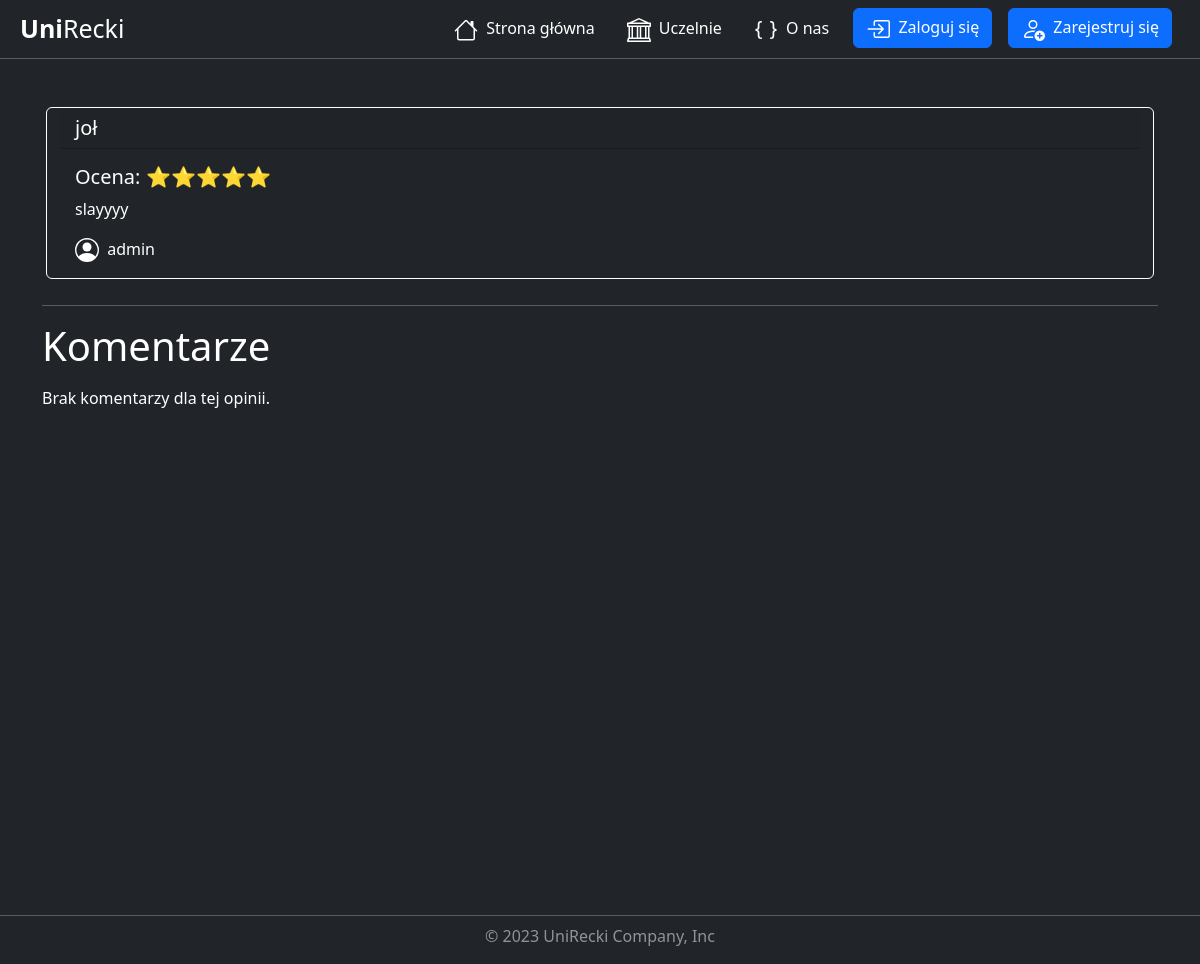
Page /university/review/9/ on the earlier database version.
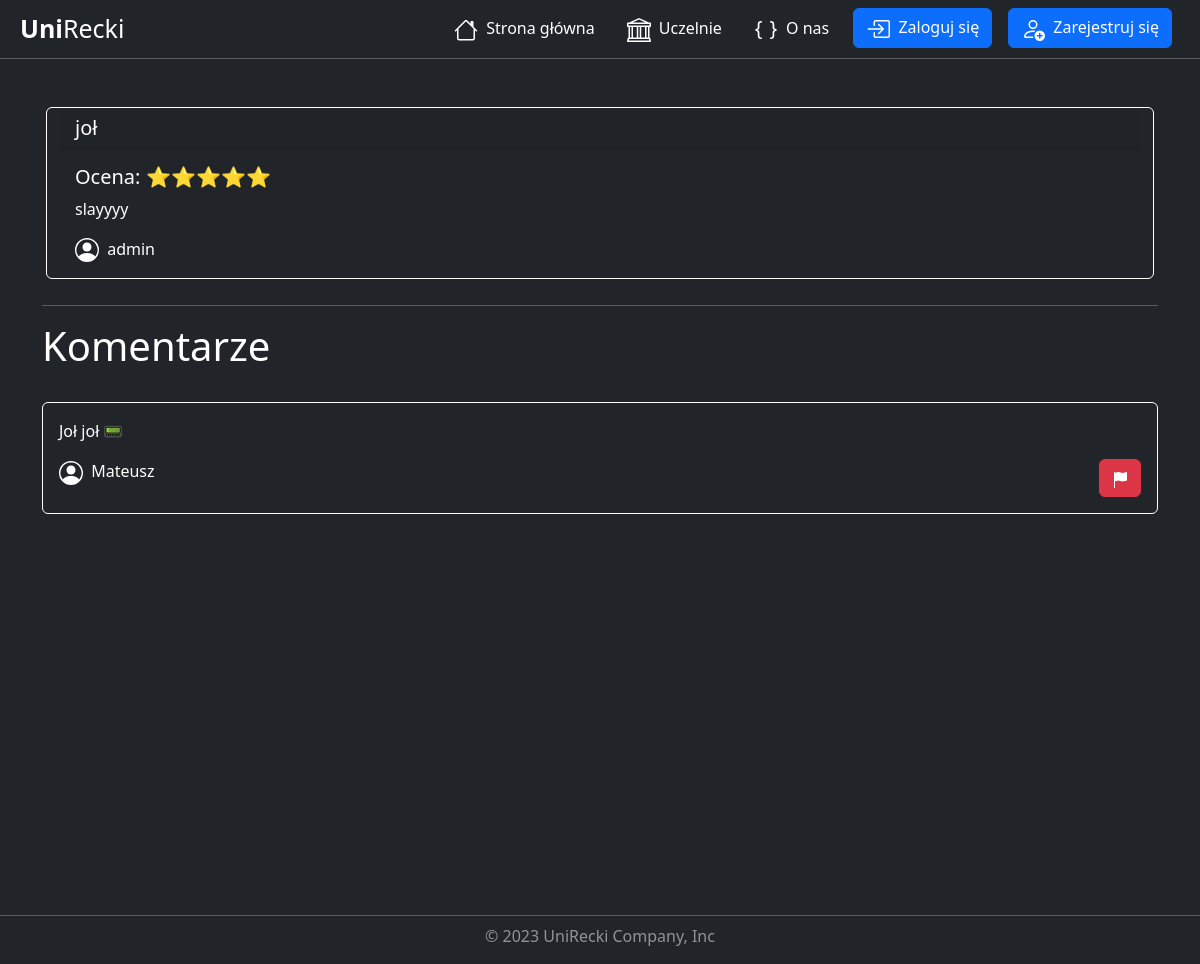
Same page on the later database version.
### universities/models.py (models this page shows, shortened)
class Comment(models.Model):
    description = models.CharField( max_length=3000)
    add_date = models.DateTimeField(default=timezone.now, blank=True)
    review = models.ForeignKey(Review, on_delete=models.CASCADE)
    user = models.ForeignKey(User, on_delete=models.CASCADE)
    class Meta:
        verbose_name = 'Comment'
        verbose_name_plural = 'Comments'

### universities/views.py (the view)
# urls.py: path('review/<int:pk>/', views.ReviewDetailView.as_view(), name='review_detail'),
class ReviewDetailView(DetailView):
    model = Review
    template_name = 'universities/review_detail.html'
    context_object_name = 'review'
    def get_context_data(self, **kwargs):
        context = super().get_context_data(**kwargs)
        review = self.get_object()
        comments = review.comment_set.all().order_by('-add_date')
        context['comments'] = comments
        return context

### universities/templates/universities/review_detail.html (shortened to what this page needs)
{% extends "base.html" %}
{% load static %}
{% block css %}
    <link rel="stylesheet" href="{% static "universities/review_detail.css" %}">
{% endblock css %}
{% block content %}
    <div class="container mt-5">
        <div class="row mx-1">
            <div class="card bg-dark">
                <h5 class="card-header ">{{ review.title }}</h5>
                <div class="card-body">
                    <h5 class="card-title">
                        Ocena:
                        {% if review.rating == 5 %}
                            ⭐⭐⭐⭐⭐
                        {% elif review.rating == 4 %}
                            ⭐⭐⭐⭐☆
                        {% elif review.rating == 3 %}
                            ⭐⭐⭐☆☆
                        {% elif review.rating == 2 %}
                            ⭐⭐☆☆☆
                        {% elif review.rating == 1 %}
                            ⭐☆☆☆☆
                        {% endif %}
                    </h5>
                    <p class="card-text">{{ review.description }}</p>
                    <p class="card-text">
                        {{ review.user.username }}
                    </p>
                </div>
            </div>
        </div>
        <hr class="mt-3">
        <div class="row">
            <h1>Komentarze</h1>
        </div>
        <div class="row">
            <div class="container mt-2">
                {% for comment in comments %}
                    <div class="card bg-dark mt-3">
                        <div class="card-body">
                            <p class="card-text">{{ comment.description }}</p>
                            <div class="row">
                                <div class="col-6">
                                    <p class="card-text">
                                        {{ comment.user.username }}
                                    </p>
                                </div>
                                <div class="col-6 d-flex justify-content-end align-items-end">
                                    <a href="{% url 'comment_report_create' review.pk comment.pk %}"
                                       title="Zgłoś komentarz"
                                       class="btn btn-danger">
                                    </a>
                                </div>
                            </div>
                        </div>
                    </div>
                {% empty %}
                    <p>Brak komentarzy dla tej opinii.</p>
                {% endfor %}
            </div>
        </div>
    </div>
{% endblock content %}

Differences in the rows shown:
added Comment: description "Joł joł 📟", user.username "Mateusz"
Other differences:
text no longer shown: "Brak komentarzy dla tej opinii."
